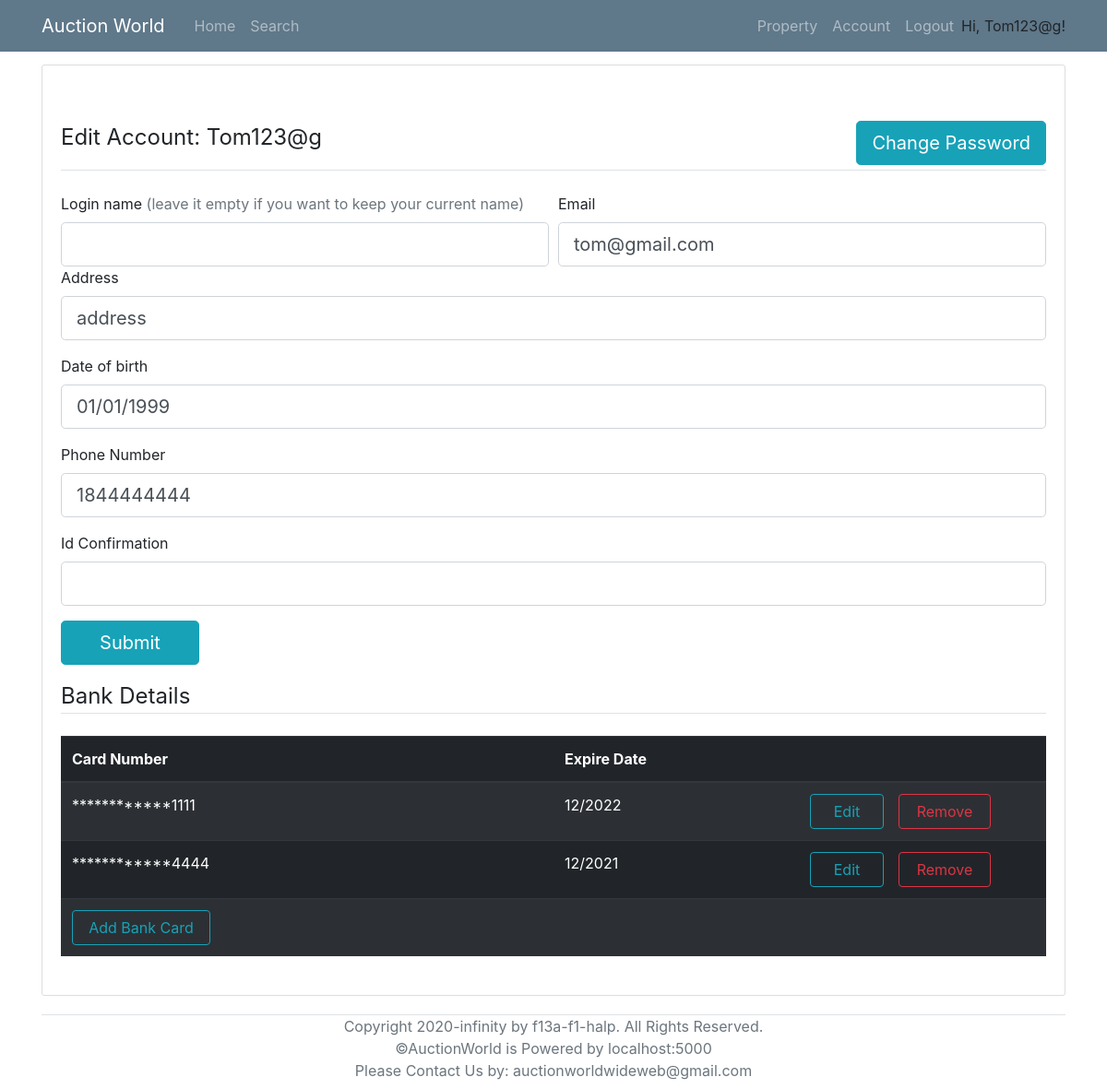
/account/1 (signed in), run on an earlier commit of the app's database.
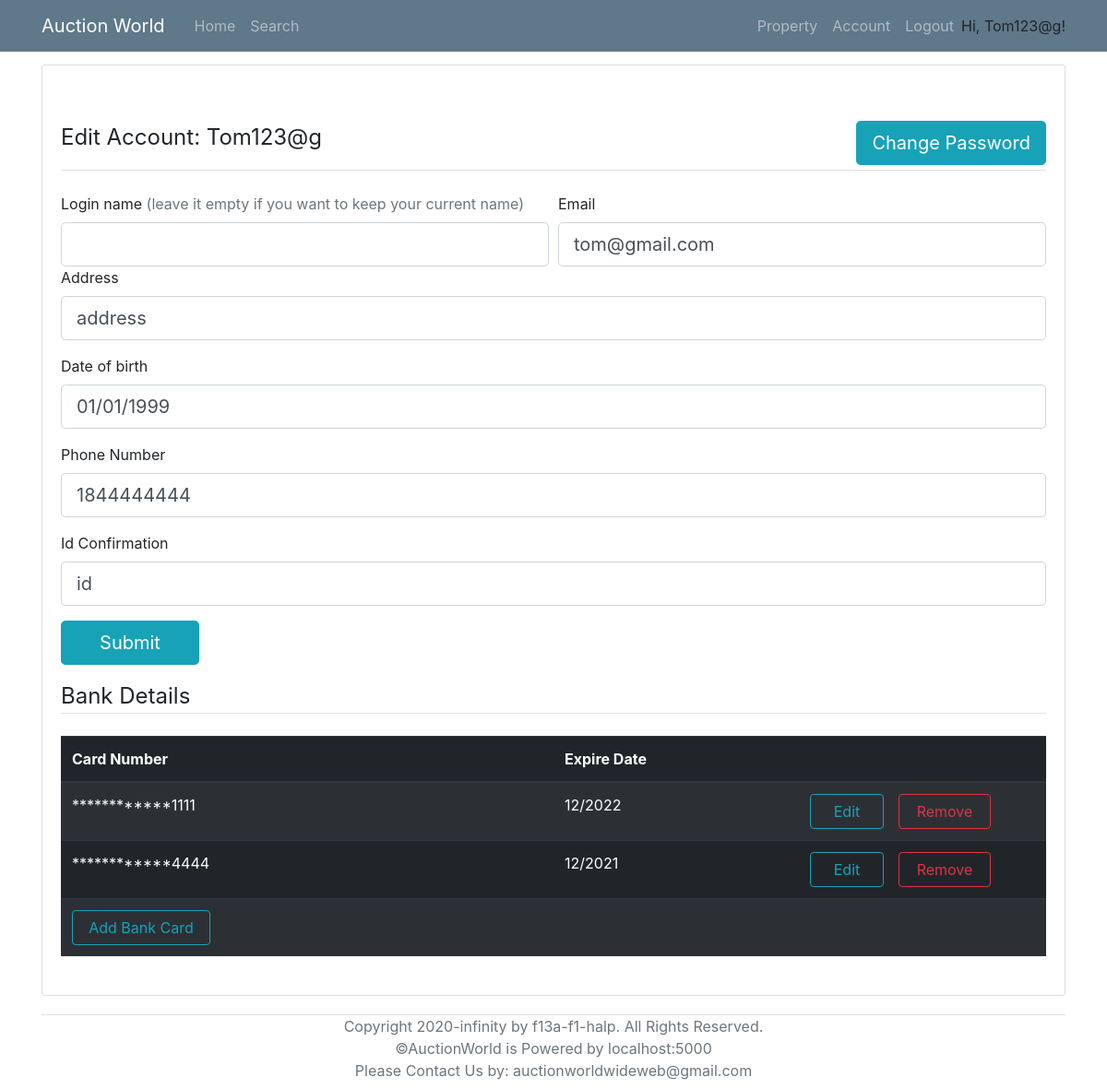
And on a later commit of the database.
### models.py (models this page shows, shortened)
class User(UserMixin, db.Model):
    __tablename__ = 'User'
    id = db.Column(db.Integer, primary_key = True)
    login_name = db.Column(db.String(collation='NOCASE') ,unique=True, nullable=False)
    email = db.Column(db.String, unique=True, nullable=False)
    password_hash = db.Column(db.String, nullable=False)
    address = db.Column(db.String(1000), nullable=False)
    date_of_birth = db.Column(db.DateTime, nullable=False)
    phone_number = db.Column(db.String,unique=True, nullable=False)
    id_confirmation = db.Column(db.String(100), nullable=True)
    auctionId = db.relationship('AuctionDetails', backref='seller', lazy='dynamic')
    properties = db.relationship('Property', backref='sellerID', lazy='dynamic')
    cards = db.relationship('BankDetails', backref='user', lazy='dynamic')
    registeredProperties = db.relationship('Property',secondary=lambda: RegisteredAssociation.__table__, backref="RegisteredBidders")

class BankDetails(db.Model):
    __tablename__ = 'BankDetails'
    id = db.Column("card_number",db.String, primary_key=True)
    holder_fname = db.Column(db.String(), nullable=False)
    holder_lname = db.Column(db.String(20), nullable=False)
    cvc = db.Column(db.String, nullable=False)
    expire_date = db.Column(db.DateTime, nullable=False)
    user_id = db.Column(db.Integer, db.ForeignKey('User.id'), nullable=False)

### routes.py (the view)
@app.route('/account/<user_id>', methods=['POST','GET'])
@login_required
def account(user_id):
    form = AccountForm()
    user = User.query.get(user_id)
    cards = BankDetails.query.filter_by(user_id = current_user.id).all()
    fail=False
    if form.validate_on_submit():
        if not form.validate_email(user_id):
            flash(f'The email has been used by other users, please enter another one','danger')
            fail=True
        if not form.validate_username(form.login_name.data, user_id):
            flash(f"Please select another unique name or leave the slot empty for not changing your login name.\nPay attention that login name is case insensitive which means TOM123 and tOm123 are for same login name, only change capitals will not work ", 'danger')
            fail=True
        if not form.validate_phone_number(user_id):
            flash(f'The phone number has been used by other users, please enter another one','danger')
            fail=True
        if not form.validate_date_of_birth(form.date_of_birth.data):
            flash(f'The date of birth should be smaller than current time','danger')
            fail=True
        if fail:
             return render_template('account.html', title='account', form=form, user=user, cards = cards, user_id = current_user.id)
        if form.login_name.data:
            if form.validate_username(form.login_name.data, user.id):
                flash('Congrats! The login name has been changed to '+ form.login_name.data, 'success')
                user.set_login_name(form.login_name.data)
            else:
                return render_template('account.html', title='account', form=form, user=user, cards = cards, user_id = current_user.id)
        user.set_address(form.address.data)
        user.set_phone_number(form.phone_number.data)
        user.set_date_of_birth(form.date_of_birth.data)
        user.set_email(form.email.data)
        user.set_id_confirmation(form.id_confirmation.data)
        db.session.commit()
        if not form.id_confirmation.data or len(cards) == 0:
            flash(f'To do more actions in our system, it is required to enter the your identification and have at least one card', 'info')
            return render_template('account.html', title='account', form=form, user=user, cards = cards)
        return redirect(url_for('home'))
    elif request.method == 'GET':
        form.address.data = current_user.address
        form.date_of_birth.data = current_user.date_of_birth
        form.phone_number.data = current_user.phone_number
        form.email.data = current_user.email
        form.id_confirmation.data = current_user.id_confirmation
        if len(current_user.cards.all()) == 0:
            flash(f'You have not entered a credit card before, please upload one with full bank details.', 'info')
    return render_template('account.html', title='account', form=form, user=user, cards = cards)

### forms.py (shortened to what this page needs)
class AccountForm(FlaskForm):
    login_name = StringField('Login name', validators=[Optional()])
    email = StringField('Email', validators=[DataRequired(), Email()])
    address = StringField('Address', validators=[DataRequired()])
    date_of_birth = DateTimeField('Date of birth', format = "%d/%m/%Y", validators=[DataRequired()])
    phone_number = StringField ('Phone Number',  validators=[ DataRequired(),Length(min=10, max=10) ] )
    id_confirmation = StringField ('Id Confirmation', validators=[Optional()])
    submit = SubmitField('Submit')

### models.py (called while the page is built)
@login_manager.user_loader
def load_user(id):
    return User.query.get(id)

### templates/account.html (shortened to what this page needs)
{% extends "base.html" %}
{% block content %}
    <div class="content-section">
        <form action="" method= "POST" style="margin-top: 50px;" novalidate>
            <fieldset class="form-group">
                <legend class="border-bottom mb-4">Edit Account: {{current_user.login_name}}
                    <a class="btn btn-info btn-lg" style="float: right; margin-bottom: 5px;" href="{{url_for('changePassword', user_id=current_user.id)}}">Change Password</a>
                </legend>
                <div class="form-row">
                    <div class="col">
                        <div>
                            <span>{{ form.login_name.label }}</span>
                            <span class="text-muted">(leave it empty if you want to keep your current name)</span>
                        </div>
                        {% if form.login_name.errors %}
                            {{ form.login_name(class="form-control form-control-lg is-invalid") }}
                            <div class="invalid-feedback">
                                {% for error in form.login_name.errors %}
                                    <span>{{ error }}</span>
                                {% endfor %}
                            </div>
                        {% else %}
                            {{ form.login_name(class="form-control form-control-lg") }}
                        {% endif %}
                    </div>
                    <div class="col">
                        {{ form.email.label }}<br>
                        {% if form.email.errors %}
                            {{ form.email(class="form-control form-control-lg is-invalid") }}
                            <div class="invalid-feedback">
                                {% for error in form.email.errors %}
                                    <span>{{ error }}</span>
                                {% endfor %}
                            </div>
                        {% else %}
                            {{ form.email(class="form-control form-control-lg") }}
                        {% endif %}
                    </div>
                </div>
                <div class="form-group">
                    {{ form.address.label }}<br>
                    {% if form.address.errors %}
						{{ form.address(class="form-control form-control-lg is-invalid") }}
						<div class="invalid-feedback">
							{% for error in form.address.errors %}
								<span>{{ error }}</span>
							{% endfor %}
						</div>
					{% else %}
						{{ form.address(class="form-control form-control-lg") }}
					{% endif %}
                </div>
                <div class="form-group">
                    {{ form.date_of_birth.label(class="form-control-label") }}<br>
                    {% if form.date_of_birth.errors %}
						{{ form.date_of_birth(class="form-control form-control-lg is-invalid") }}
						<div class="invalid-feedback">
							{% for error in form.date_of_birth.errors %}
								<span>{{ error }}</span>
							{% endfor %}
						</div>
					{% else %}
						{{ form.date_of_birth(class="form-control form-control-lg", placeholder="dd/mm/yyyy") }}
					{% endif %}
                </div>
                <div class="form-group">
                    {{ form.phone_number.label }}<br>
                    {% if form.phone_number.errors %}
                        {{ form.phone_number(class="form-control form-control-lg is-invalid") }}
                        <div class="invalid-feedback">
                            {% for error in form.phone_number.errors %}
                                <span>{{ error }}</span>
                            {% endfor %}
                        </div>
                    {% else %}
                        {{ form.phone_number(class="form-control form-control-lg") }}
                    {% endif %}
                </div>
                <div class="form-group">
                    {{ form.id_confirmation.label }}<br>
                    {% if form.id_confirmation.errors %}
                        {{ form.id_confirmation(class="form-control form-control-lg is-invalid") }}
                        <div class="invalid-feedback">
                            {% for error in form.id_confirmation.errors %}
                                <span>{{ error }}</span>
                            {% endfor %}
                        </div>
                    {% else %}
                        {{ form.id_confirmation(class="form-control form-control-lg") }}
                    {% endif %}
                </div>
                <div class="form-group">{{ form.submit(class="btn btn-info btn-lg" , style="width:150px") }}</div>
                <legend class="border-bottom mb-4">Bank Details</legend>
                <table class="table table-striped table-dark">
                    <thead>
                        <tr>
                            <th scope="col" style="width: 50%;" >Card Number</th>
                            <th scope="col" style="width: 15%;">Expire Date</th>
                            <th scope="col" style="width: 35%;"> </th>
                        </tr>
                    </thead>
                {% if cards %}
                    <tbody>
                    {% for i in cards %}
                        <tr>
                            <td>************{{i.id[-4:]}}</td>
                            <td>{{i.expire_date.strftime("%m/%Y")}}</td>
                            <td>
                                <a href={{ url_for("removetBankDetails", card_id=i.id) }} onclick = "{if (confirm ( 'Are you sure?')) {this. document.formname.submit (); return true;} return false;} " class="btn btn-outline-danger mr-5" style="float: right; width: 100px;">Remove</a>
                                <a href={{ url_for("editBankDetails", card_id=i.id) }} class="btn btn-outline-info mr-3" style="float: right; width: 80px;">Edit</a>
                            </td>
                        </tr>
                    {% endfor %}
                {% else %}
                    <tr>
                        <td colspan="4"><h5>No cards, Please add one </h5></td>
                    </tr>
                {% endif %}
                        <tr>
                            <td colspan="4" style="float: center;"><a href={{ url_for("addBankDetail") }} class="btn btn-outline-info" style="width:150px">Add Bank Card</a></td>
                        </tr>
                    </tbody>
                </table>
            </fieldset>
        </form>
    </div>
{% endblock %}

### templates/base.html (shortened to what this page needs)
<!DOCTYPE html>
<html lang="en">
<head>
    <link rel="stylesheet" type="text/css" href="../static/css/main.css">
    <link rel="stylesheet" href="https://maxcdn.bootstrapcdn.com/bootstrap/4.0.0/css/bootstrap.min.css">
</head>
<body>
    <header class="site-header">
        <nav class="navbar navbar-expand-md navbar-dark bg-steel fixed-top">
          <div class="container">
            <a class="navbar-brand mr-4" href="/" >Auction World</a>
            <div class="collapse navbar-collapse" id="navbarToggle">
              <div class="navbar-nav mr-auto">
                <a class="nav-item nav-link" href="{{ url_for('home') }}">Home</a>
                <a class="nav-item nav-link" href="/search">Search</a>
              </div>
              <div class="navbar-nav">
                {% if current_user.is_authenticated %}
                  <a class="nav-item nav-link" href="/property">Property</a>
                  <a class="nav-item nav-link" href={{ url_for("account", user_id=current_user.id) }}>Account</a>
                  <a class="nav-item nav-link" href="/logout">Logout</a>
                  <p style="margin-top: 8px; margin-bottom: 0px;">Hi, {{ current_user.login_name }}!</p>
                {% endif %}
              </div>
            </div>
          </div>
        </nav>
      </header>
      <main role="main" class="container" style="margin-top: 70px;">
        <div class="row">
          <div class="col-md-12">
            {% block content %}{% endblock %}
          </div>
        </div>
        <div class="border-top relative-bottom text-center text-muted mb-2" >
          Copyright 2020-infinity by f13a-f1-halp. All Rights Reserved. <br>
          ©AuctionWorld is Powered by localhost:5000 <br>
          Please Contact Us by: auctionworldwideweb@gmail.com
        </div>
      </main>
</body>
</html>

### static/css/main.css (style rules this page uses)
body { background: #fafafa; color: #333333; margin-top: 5rem; }
.bg-steel { background-color: #5f788a; }
.site-header .navbar-nav .nav-link { color: #cbd5db; }
.content-section { background: #ffffff; padding: 10px 20px; border: 1px solid #dddddd; border-radius: 3px; margin-bottom: 20px; }

What changed in the data, as far as the page shows it:
changed User "Tom123@g": id_confirmation (not shown) → "id"
